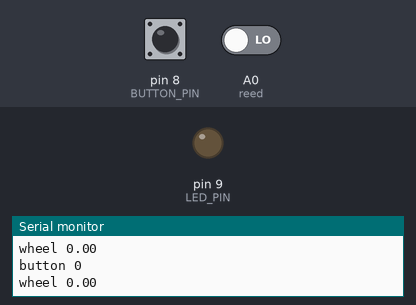
Simulated run of this sketch. Board: Arduino Uno, built with avr-gcc and run on an emulated ATmega328P. Shown: output pins drawn as LEDs (lit = HIGH), the last lines printed to the serial monitor. Inputs (shaded band) come from the test bench; at power-on: pin 8 (BUTTON_PIN) HIGH, A0 (reed) LOW.

Above: at 1.2 s.
1.3 s: pin 8 (BUTTON_PIN) pulled LOW for 0.15 s
At 2.4 s:
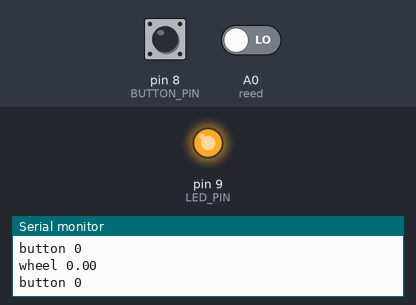
5.9 s: pin 8 (BUTTON_PIN) pulled LOW for 1 s
At 6.7 s:
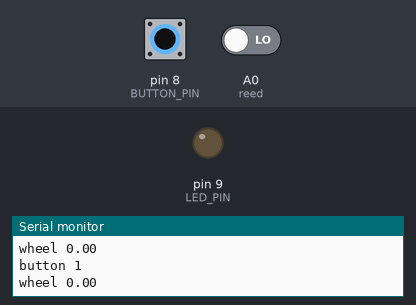
8.4 s: pin 8 (BUTTON_PIN) pulled LOW for 3.2 s
At 9.4 s:
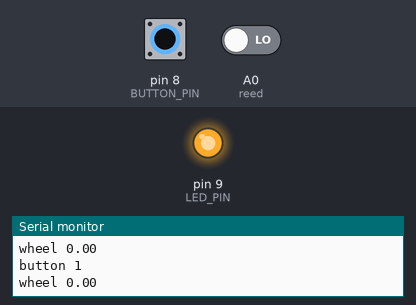
16.1 s: pin 8 (BUTTON_PIN) driven LOW and A0 (reed) driven HIGH
At 17.2 s:
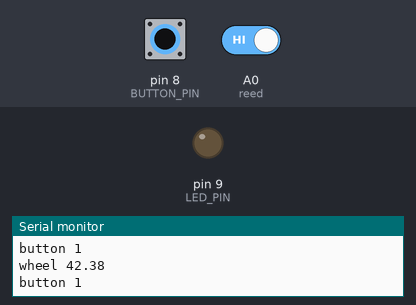
Timing chart, 0 to 19.1 s (numbered marks = the images above; inputs shaded):
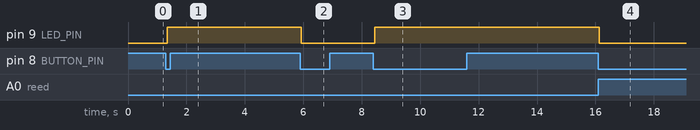

Measured:
- after the input at 1.3 s, pin 9 (LED_PIN): LOW → HIGH at once
- after the input at 5.9 s, pin 9 (LED_PIN): HIGH → LOW at once
- after the input at 8.4 s, pin 9 (LED_PIN): LOW → HIGH after 0.05 s
- after the input at 16.1 s, pin 9 (LED_PIN): HIGH → LOW at once

The sketch:

BOOTH_BUTTON_WHEEL_COMBINED.ino
```cpp
#include <Chrono.h>
#include <Bounce2.h>

#define BUTTON_PIN 8//pin connected to button
#define LED_PIN 9 // pin connected to LED button
#define reed A0//pin connected to read switch

//VARIABLE BUTTON
int ledState = LOW;
int buttonState = 0;


//VARIABLE CHRONO
Chrono refreshRate;
Bounce debouncer = Bounce(); // Instantiate a Bounce object
int interval = 25;

//VARIABLE SPEEDDOMETRE
//storage variables
int reedVal;
long timer;// time between one full rotation (in ms)
float mph;
float radius = 12;// tire radius (in inches)
float circumference;

int maxReedCounter = 100;//min time (in ms) of one rotation (for debouncing)
int reedCounter;


void setup() {

   Serial.begin(9600);


 //SETUP BUTTON//////////////////////////////////////////////////////////////////////////////////////////////////
  debouncer.attach(BUTTON_PIN,INPUT_PULLUP); // Attach the debouncer to a pin with INPUT_PULLUP mode
  debouncer.interval(25); // Use a debounce interval of 25 milliseconds
  pinMode(LED_PIN,OUTPUT); // Setup the LED
  digitalWrite(LED_PIN,ledState);


//SETuP SPEEDOMETER/////////////////////////////////////////////////////////////////////////////////////////////
  reedCounter = maxReedCounter;
  circumference = 2*3.14*radius;
  pinMode(reed, INPUT);

  // TIMER SETUP- the timer interrupt allows precise timed measurements of the reed switch
  //for more info about configuration of arduino timers see http://arduino.cc/playground/Code/Timer1
  cli();//stop interrupts

  //set timer1 interrupt at 1kHz
  TCCR1A = 0;// set entire TCCR1A register to 0
  TCCR1B = 0;// same for TCCR1B
  TCNT1  = 0;
  // set timer count for 1khz increments
  OCR1A = 1999;// = (1/1000) / ((1/(16*10^6))*8) - 1
  // turn on CTC mode
  TCCR1B |= (1 << WGM12);
  // Set CS11 bit for 8 prescaler
  TCCR1B |= (1 << CS11);
  // enable timer compare interrupt
  TIMSK1 |= (1 << OCIE1A);

  sei();//allow interrupts
  //END TIMER SETUP
}


//SPEEDOMETER FUNCTION
ISR(TIMER1_COMPA_vect) {//Interrupt at freq of 1kHz to measure reed switch
  reedVal = digitalRead(reed);//get val of A0
  if (reedVal){//if reed switch is closed
    if (reedCounter == 0){//min time between pulses has passed
      mph = (56.8*float(circumference))/float(timer);//calculate miles per hour
      timer = 0;//reset timer
      reedCounter = maxReedCounter;//reset reedCounter
    }
    else{
      if (reedCounter > 0){//don't let reedCounter go negative
        reedCounter -= 1;//decrement reedCounter
      }
    }
  }
  else{//if reed switch is open
    if (reedCounter > 0){//don't let reedCounter go negative
      reedCounter -= 1;//decrement reedCounter
    }
  }
  if (timer > 2000){
    mph = 0;//if no new pulses from reed switch- tire is still, set mph to 0
  }
  else{
    timer += 1;//increment timer
  }
}

void loop() {

  if (refreshRate.hasPassed(interval) ) { // elapsed(1000) returns 1 if 1000ms have passed.
      refreshRate.restart();  // restart the Chrono


     debouncer.update(); // Update the Bounce instance

     if ( debouncer.fell() ) {  // Call code if button transitions from HIGH to LOW
      ledState = !ledState; // Toggle LED state
      digitalWrite(LED_PIN,ledState); // Apply new LED state
      buttonState = 1;
     }
    else if (debouncer.rose())
     {
       buttonState = 0;
     }
  String  message_button = "button " + String(buttonState);
  String  message_wheel = "wheel " + String(mph);
   Serial.print(message_button);
   Serial.print("\n");
   Serial.print(message_wheel);
   Serial.print("\n");


  }

}
```
